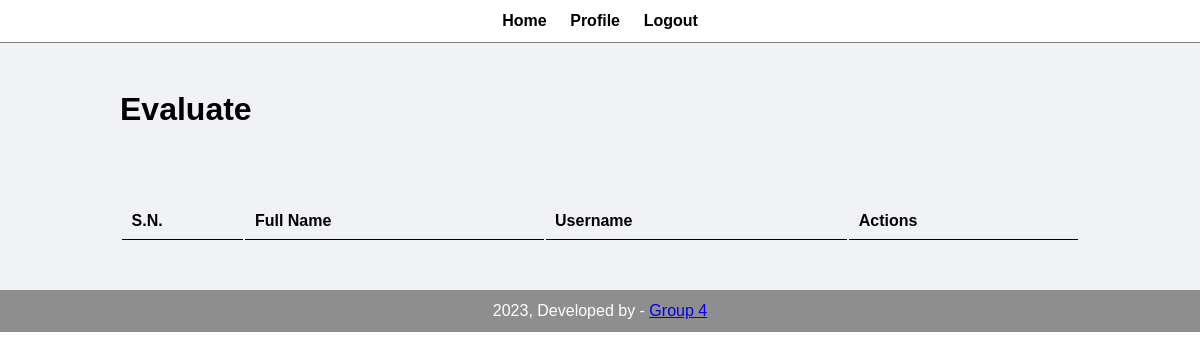
The page /evaluate.php (signed in) on the database as committed earlier.
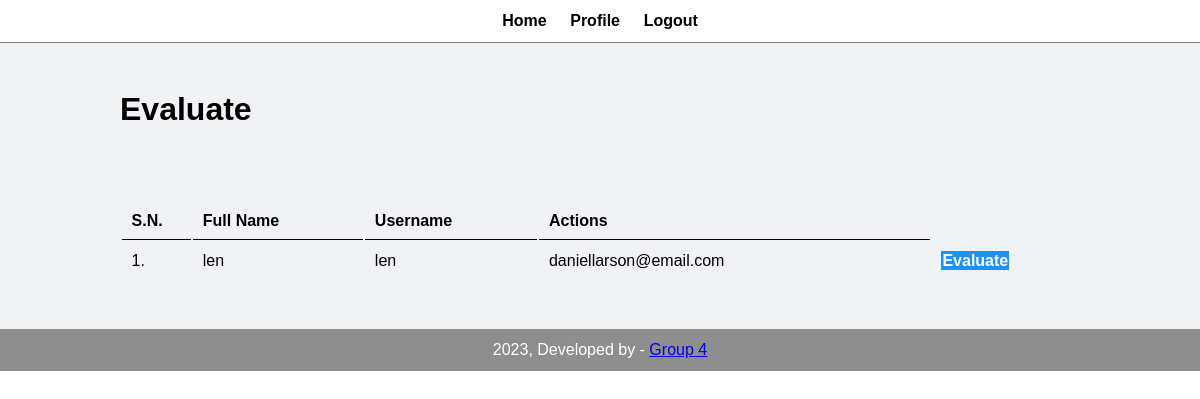
The same page on the database as committed later.
### tables this page shows
CREATE TABLE `tbl_users` (
  `user_id` int(11) NOT NULL,
  `username` varchar(100) NOT NULL,
  `full_name` varchar(100) NOT NULL,
  `email` varchar(100) NOT NULL,
  `password` varchar(100) NOT NULL,
  `evaluator` varchar(10) NOT NULL
);

### evaluate.php (the view, shortened to what this page needs)
<?php include('partials-front/menu.php'); ?>
        <div class="main-content">
            <div class="wrapper">
                <h1>Evaluate</h1>
                <br />
                <br><br><br>
                <table class="tbl-full">
                    <tr>
                        <th>S.N.</th>
                        <th>Full Name</th>
                        <th>Username</th>
                        <th>Actions</th>
                    </tr>
                    <?php
                        $sql = "SELECT * FROM tbl_users WHERE evaluator='No' ";
                        $res = mysqli_query($conn, $sql);
                        if($res==TRUE)
                        {
                            $count = mysqli_num_rows($res);
                            $sn=1;
                            if($count>0)
                            {
                                while($rows=mysqli_fetch_assoc($res))
                                {
                                    $user_id=$rows['user_id'];
                                    $full_name=$rows['full_name'];
                                    $username=$rows['username'];
                                    $email=$rows['email'];
                                    ?>
                                    <tr>
                                        <td><?php echo $sn++; ?>. </td>
                                        <td><?php echo $full_name; ?></td>
                                        <td><?php echo $username; ?></td>
                                        <td><?php echo $email; ?></td>
                                        <td>
                                            <a href="<?php echo SITEURL; ?>questionnaire.php?id=<?php echo $user_id; ?>" class="btn-primary">Evaluate</a>
                                        </td>
                                    </tr>
                                    <?php
                                }
                            }
                            else
                            {
                            }
                        }
                    ?>
                </table>
            </div>
        </div>
<?php include('partials-front/footer.php'); ?>

### partials-front/menu.php (shortened to what this page needs)
<html>
    <head>
        <link rel="stylesheet" href="css/style.css">
    </head>
    <body>
        <div class="menu text-center">
            <div class="wrapper">
                <ul>
                    <li><a href="index.php">Home</a></li>
                    <li><a href="manage-admin.php">Profile</a></li>
                    <li><a href="logout.php">Logout</a></li>
                </ul>
            </div>
        </div>

### partials-front/footer.php
<div class="footer">
            <div class="wrapper">
                <p class="text-center">2023, Developed by - <a href="#"> Group 4</a></p>
            </div>
        </div>
    </body>
</html>

### css/style.css (style rules this page uses)
* { margin: 0; padding: 0; font-family: Arial, Helvetica, sans-serif; }
.wrapper { padding: 1%; width: 80%; margin: 0 auto; }
.text-center { text-align: center; }
.tbl-full { width: 100%; }
table tr th { border-bottom: 1px solid black; padding: 1%; text-align: left; }
table tr td { padding: 1%; }
.btn-primary { background-color: #1e90ff; padding: 1%; color: white; text-decoration: none; font-weight: bold; }
.menu { border-bottom: 1px solid grey; }
.menu ul { list-style-type: none; }
.menu ul li { display: inline; padding: 1%; }
.menu ul li a { text-decoration: none; font-weight: bold; color: #000000; }
.main-content { background-color: #f1f2f6; padding: 3% 0; }
.footer { background-color: #8e8e8e; color: white; }

Rows that differ between the two databases and show on the page:
added tbl_users: full_name "len", username "len", email "daniellarson@email.com"
